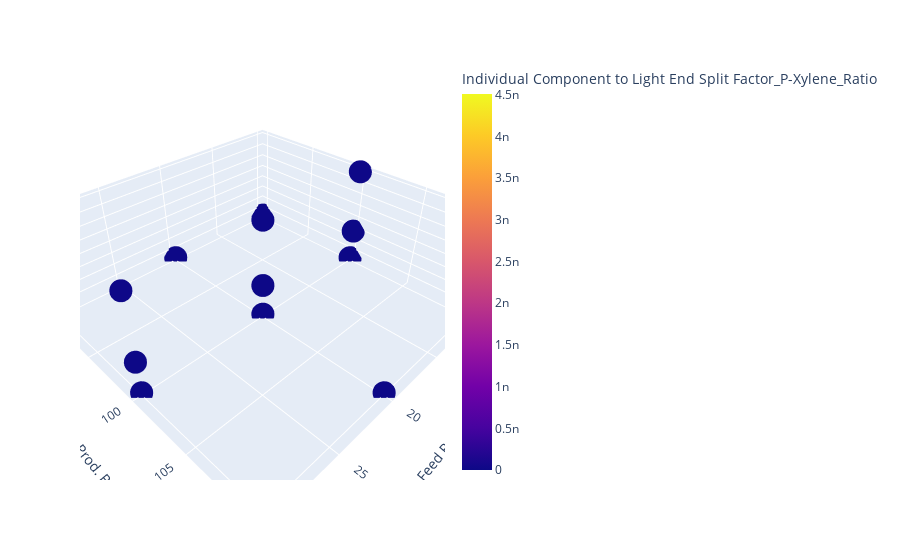
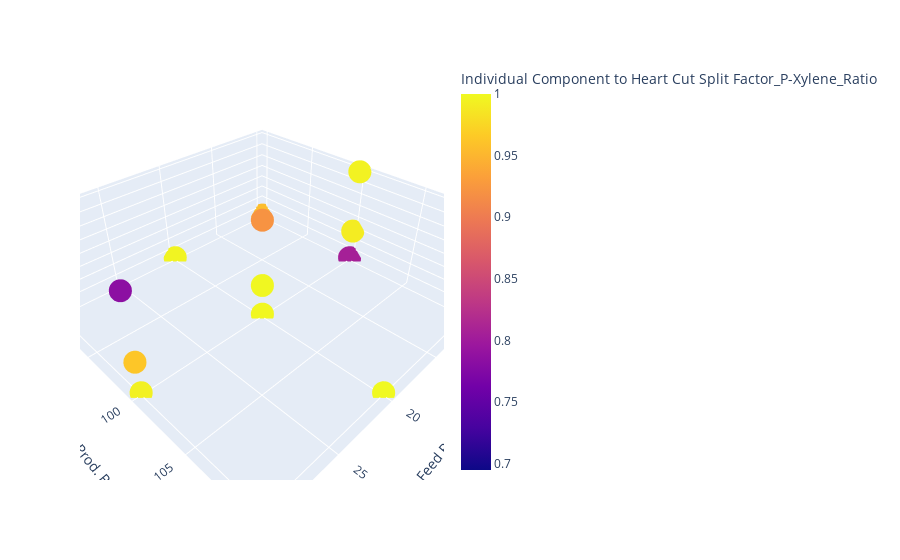
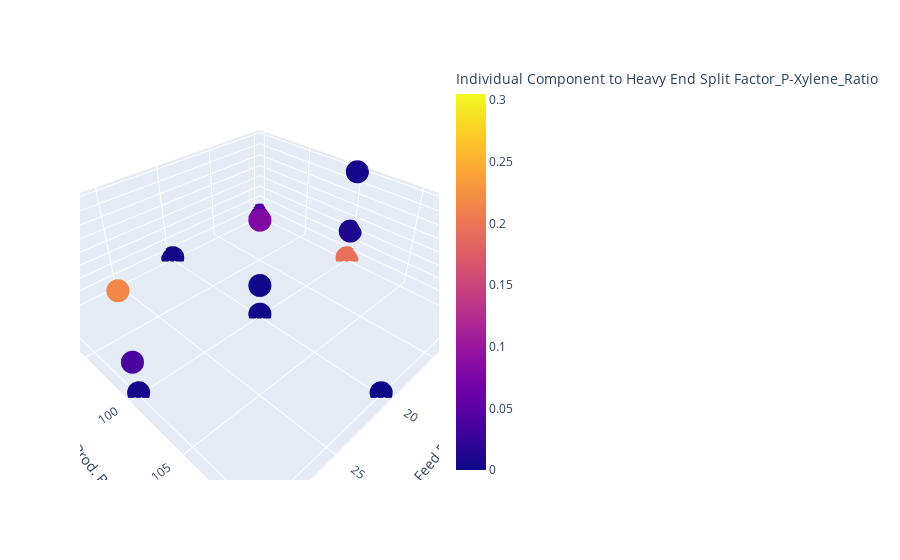

Write notebook code for charts like these, in order.
### Code cell
plot_data = df.sample(1000)
for i in range(3):
    fig = px.scatter_3d(plot_data, 
                        x = case_col[0], 
                        y = case_col[1], 
                        z = case_col[2],
                        color = color_col[i])
    fig.show()

### Figure 1 — Plotly figure (JSON) as saved in the notebook; plotly's stock layout.template omitted (floating-point values rounded to 4 significant figures; data arrays with more than 128 entries replaced by an {"elided": "..."} marker saying what was removed)
{"data": [{"hovertemplate": "Case Conditions_Feed Rate to C013 (Input)_m3/hr=%{x}<br>Case Conditions_Heart Cut Prod. Rate (Input)_m3/hr=%{y}<br>Case Conditions_C7+ in Light End (Input)_wt%=%{z}<br>Individual Component to Light End Split Factor_P-Xylene_Ratio=%{marker.color}<extra></extra>", "legendgroup": "", "marker": {"color": {"elided": "1000 float values"}, "coloraxis": "coloraxis", "symbol": "circle"}, "mode": "markers", "name": "", "scene": "scene", "showlegend": false, "type": "scatter3d", "x": {"elided": "1000 int values"}, "y": {"elided": "1000 int values"}, "z": {"elided": "1000 float values"}}], "layout": {"coloraxis": {"colorbar": {"title": {"text": "Individual Component to Light End Split Factor_P-Xylene_Ratio"}}, "colorscale": [[0, "#0d0887"], [0.1111, "#46039f"], [0.2222, "#7201a8"], [0.3333, "#9c179e"], [0.4444, "#bd3786"], [0.5556, "#d8576b"], [0.6667, "#ed7953"], [0.7778, "#fb9f3a"], [0.8889, "#fdca26"], [1, "#f0f921"]]}, "legend": {"tracegroupgap": 0}, "margin": {"t": 60}, "scene": {"domain": {"x": [0, 1], "y": [0, 1]}, "xaxis": {"title": {"text": "Case Conditions_Feed Rate to C013 (Input)_m3/hr"}}, "yaxis": {"title": {"text": "Case Conditions_Heart Cut Prod. Rate (Input)_m3/hr"}}, "zaxis": {"title": {"text": "Case Conditions_C7+ in Light End (Input)_wt%"}}}}}

### Figure 2 — Plotly figure (JSON) as saved in the notebook; plotly's stock layout.template omitted (floating-point values rounded to 4 significant figures; data arrays with more than 128 entries replaced by an {"elided": "..."} marker saying what was removed)
{"data": [{"hovertemplate": "Case Conditions_Feed Rate to C013 (Input)_m3/hr=%{x}<br>Case Conditions_Heart Cut Prod. Rate (Input)_m3/hr=%{y}<br>Case Conditions_C7+ in Light End (Input)_wt%=%{z}<br>Individual Component to Heart Cut Split Factor_P-Xylene_Ratio=%{marker.color}<extra></extra>", "legendgroup": "", "marker": {"color": {"elided": "1000 float values"}, "coloraxis": "coloraxis", "symbol": "circle"}, "mode": "markers", "name": "", "scene": "scene", "showlegend": false, "type": "scatter3d", "x": {"elided": "1000 int values"}, "y": {"elided": "1000 int values"}, "z": {"elided": "1000 float values"}}], "layout": {"coloraxis": {"colorbar": {"title": {"text": "Individual Component to Heart Cut Split Factor_P-Xylene_Ratio"}}, "colorscale": [[0, "#0d0887"], [0.1111, "#46039f"], [0.2222, "#7201a8"], [0.3333, "#9c179e"], [0.4444, "#bd3786"], [0.5556, "#d8576b"], [0.6667, "#ed7953"], [0.7778, "#fb9f3a"], [0.8889, "#fdca26"], [1, "#f0f921"]]}, "legend": {"tracegroupgap": 0}, "margin": {"t": 60}, "scene": {"domain": {"x": [0, 1], "y": [0, 1]}, "xaxis": {"title": {"text": "Case Conditions_Feed Rate to C013 (Input)_m3/hr"}}, "yaxis": {"title": {"text": "Case Conditions_Heart Cut Prod. Rate (Input)_m3/hr"}}, "zaxis": {"title": {"text": "Case Conditions_C7+ in Light End (Input)_wt%"}}}}}

### Figure 3 — Plotly figure (JSON) as saved in the notebook; plotly's stock layout.template omitted (floating-point values rounded to 4 significant figures; data arrays with more than 128 entries replaced by an {"elided": "..."} marker saying what was removed)
{"data": [{"hovertemplate": "Case Conditions_Feed Rate to C013 (Input)_m3/hr=%{x}<br>Case Conditions_Heart Cut Prod. Rate (Input)_m3/hr=%{y}<br>Case Conditions_C7+ in Light End (Input)_wt%=%{z}<br>Individual Component to Heavy End Split Factor_P-Xylene_Ratio=%{marker.color}<extra></extra>", "legendgroup": "", "marker": {"color": {"elided": "1000 float values"}, "coloraxis": "coloraxis", "symbol": "circle"}, "mode": "markers", "name": "", "scene": "scene", "showlegend": false, "type": "scatter3d", "x": {"elided": "1000 int values"}, "y": {"elided": "1000 int values"}, "z": {"elided": "1000 float values"}}], "layout": {"coloraxis": {"colorbar": {"title": {"text": "Individual Component to Heavy End Split Factor_P-Xylene_Ratio"}}, "colorscale": [[0, "#0d0887"], [0.1111, "#46039f"], [0.2222, "#7201a8"], [0.3333, "#9c179e"], [0.4444, "#bd3786"], [0.5556, "#d8576b"], [0.6667, "#ed7953"], [0.7778, "#fb9f3a"], [0.8889, "#fdca26"], [1, "#f0f921"]]}, "legend": {"tracegroupgap": 0}, "margin": {"t": 60}, "scene": {"domain": {"x": [0, 1], "y": [0, 1]}, "xaxis": {"title": {"text": "Case Conditions_Feed Rate to C013 (Input)_m3/hr"}}, "yaxis": {"title": {"text": "Case Conditions_Heart Cut Prod. Rate (Input)_m3/hr"}}, "zaxis": {"title": {"text": "Case Conditions_C7+ in Light End (Input)_wt%"}}}}}
